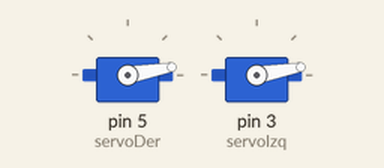
The sketch below on a simulated Arduino Uno, built with avr-gcc and run on an emulated ATmega328P. On the bench: 2 × servo.

Above: at 0.1 s.
At 1.1 s:
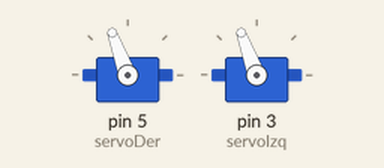
Timing chart, 0 to 2.6 s (numbered marks = the images above):
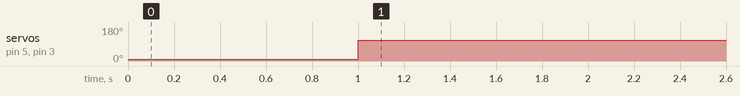

Measured:
- by itself, servo on pin 5 (servoDer), servo on pin 3 (servoIzq): 10° → 110° at 1.0 s

The sketch:

OTTO.ino
```cpp
#include <Servo.h>

#define CALIBRACION 10

Servo servoDer;
Servo servoIzq;

void setup()
{
  Serial.begin(9600);

 servoDer.attach(5);
 servoIzq.attach(3);

 servoDer.write(CALIBRACION);
 servoIzq.write(CALIBRACION);
}

void loop()
{
  delay(1000);

  servoDer.write((CALIBRACION +  100));
  servoIzq.write((CALIBRACION + 100));
}
```
